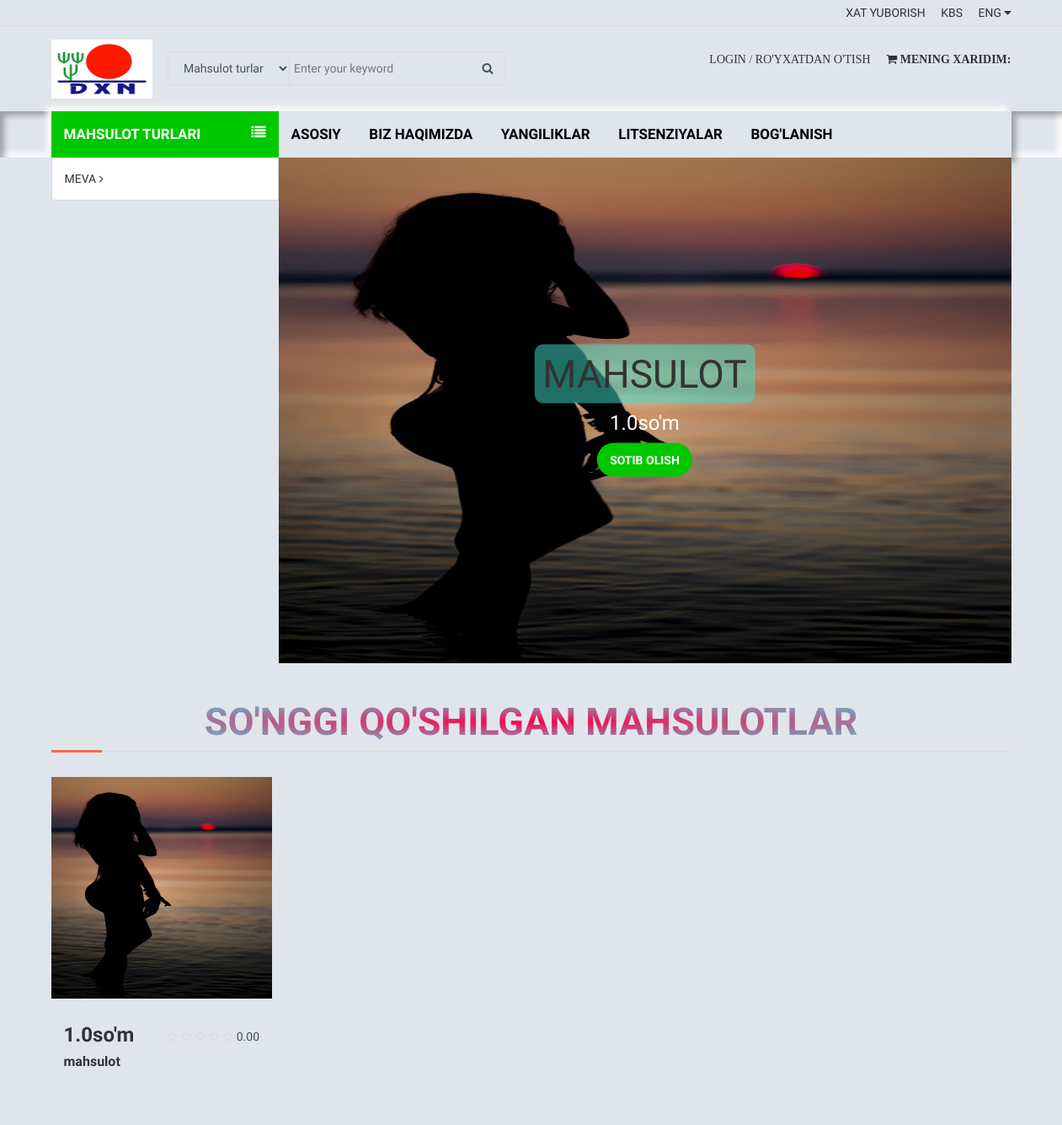
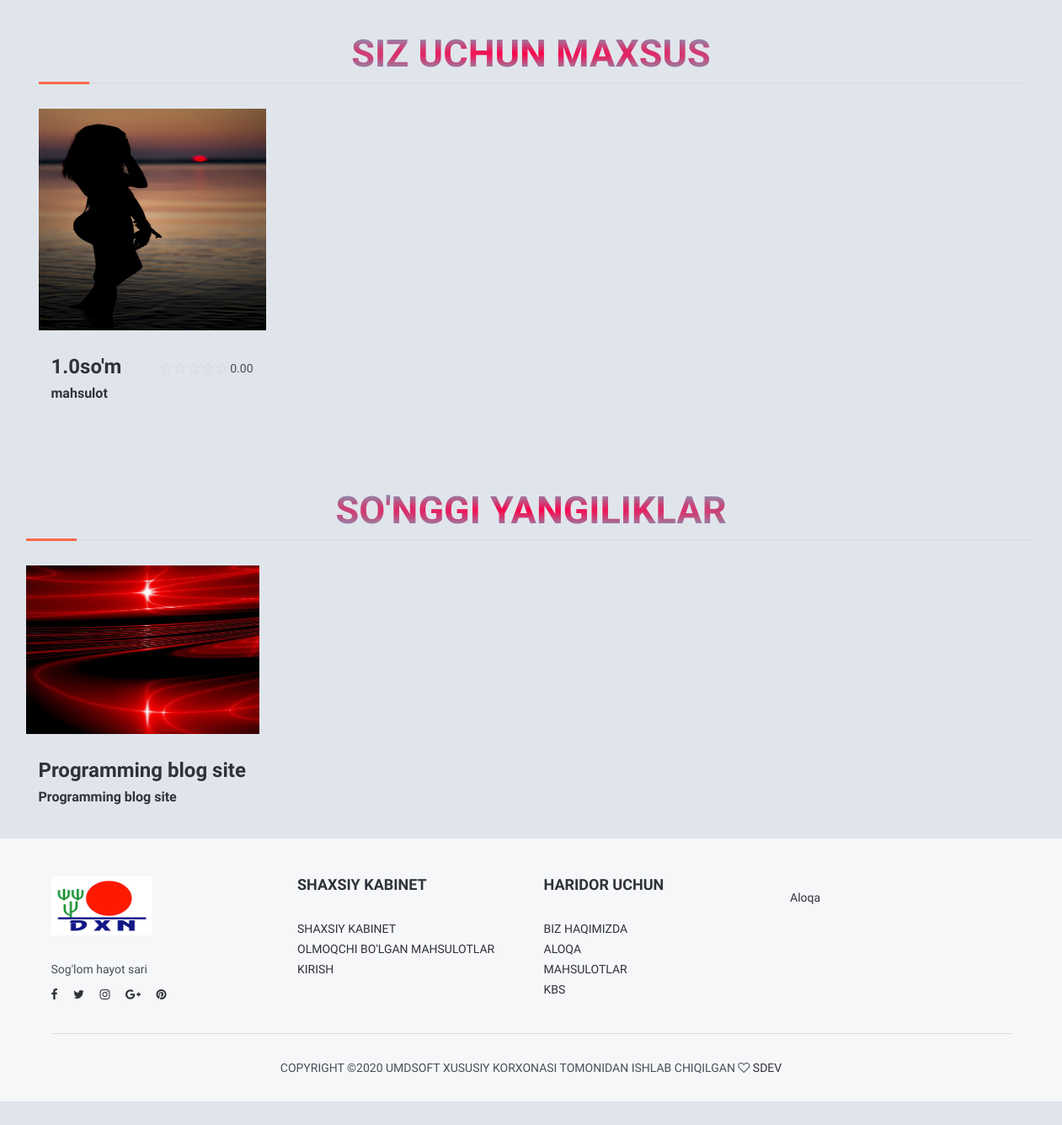
The page / on the database its author committed (2 pictures, top to bottom).
### product/models.py (models this page shows, shortened)
class Category(models.Model):
    title = models.CharField(max_length=222,unique=True)
    keywords = models.CharField(max_length=255, unique=True)
    slug = models.SlugField(null=False, unique=True)
    description = models.CharField(max_length=255,blank=True)
    image = models.ImageField(upload_to='images/',blank=True)
    create_at=models.DateTimeField(auto_now_add=True)
    update_at=models.DateTimeField(auto_now=True)

class Product(models.Model):
    STATUS = (
        ('True', 'Mavjud'),
        ('False', 'Mavjud emas'),
    )
    category = models.ForeignKey(Category, on_delete=models.CASCADE)
    title = models.CharField(max_length=222,unique=True)
    keywords = models.CharField(max_length=222, unique=True)
    description = models.TextField(blank=True)
    image = models.ImageField(upload_to='images/', blank=True)
    price = models.FloatField()
    amount = models.IntegerField()
    minamount = models.IntegerField()
    detail=RichTextUploadingField()
    slug = models.SlugField(null=False, unique=True)
    status = models.CharField(max_length=10,choices=STATUS)
    create_at = models.DateTimeField(auto_now_add=True)
    update_at = models.DateTimeField(auto_now=True)
    class Meta:
        verbose_name = 'product'
        verbose_name_plural = 'products'
    def image_tag(self):
        return mark_safe('<img src="{}" height="50">'.format(self.image.url))
    image_tag.short_description='Image'
    def avaregereview(self):
        reviews = Comment.objects.filter(product=self, status='True').aggregate(avarage=Avg('rate'))
        avg=0
        if reviews["avarage"] is not None:
            avg=float(reviews["avarage"])
        return avg

### home/models.py (models this page shows, shortened)
class Post(models.Model):
    title = models.CharField(max_length=255)
    description = models.TextField()
    detail = RichTextUploadingField()
    image = models.ImageField(upload_to='images/')
    author = models.CharField(max_length=255)
    create_at = models.DateTimeField(auto_now_add=True)
    update_at = models.DateTimeField(auto_now=True)

### home/views.py (the view)
# urls.py: path('', views.index, name='index'),
def index(request):
    setting = Setting.objects.all()
    category = Category.objects.all()
    lic = License.objects.all()
    post = Post.objects.all()
    products_slider = Product.objects.all().order_by('id')[:4]  #firs 4 products
    products_latest = Product.objects.all().order_by('-id')[:4] #last 4 product
    products_picked = Product.objects.all().order_by('?')[:4]   #Random selected 4 product
    page = "home"
    context = {
        'setting': setting,
        'page':page,
        'products_slider':products_slider,
        'products_latest': products_latest,
        'products_picked': products_picked,
        'category':category,
        'post':post,
        'lic':lic,
    }
    return render(request, 'index.html',context)

### home/templates/index.html (shortened to what this page needs)
{% extends 'homebase.html'%}
{% load static %}
{% block sidebar %}{% include 'sidebar.html' %} {% endblock %}
{% block slider %}{% include 'slider.html' %} {% endblock %}
{% block body %}{% include 'content.html' %} {% endblock %}
{% block foot %}{% include 'footer.html' %} {% endblock %}

### home/templates/sidebar.html (shortened to what this page needs)
    {% load static %}
        <div id="navigation">
            <div class="container">
                <div id="responsive-nav">
                    {% if page %}
                        <div class="category-nav">
                    {% else %}
                        <div class="category-nav show-on-click">
                    {% endif %}
                        <span class="category-header">Mahsulot turlari<i class="fa fa-list"></i></span>
                    <ul class="category-list">
                        {% for rs in category %}
                            <li class="dropdown side-dropdown">
                                <a href="/category/{{ rs.id }}/{{ rs.slug }}" >  {{ rs.title }} <i class="fa fa-angle-right"></i></a>
                            </li>
                        {% endfor %}
                        </ul>
                    </div>
                    <div class="menu-nav">
                        <ul class="menu-list">
                            <li><a href="/">Asosiy</a></li>
                            <li><a href="/about">Biz haqimizda</a></li>
                            <li><a href="/post">Yangiliklar</a></li>
                            <li><a href="/lic">Litsenziyalar</a></li>
                            <li><a href="/contact">Bog'lanish</a></li>
                        </ul>
                    </div>
                </div>
            </div>
        </div>

### home/templates/slider.html
{% load static %}
	<div id="home">
		<div class="container">
			<div class="home-wrap">
				<div id="home-slick">
                    {% for rs in products_slider %}
					<div class="banner banner-1">
						<img src="{{ rs.image.url }}" alt="" style="height: 550px">
						<div class="banner-caption text-center">
							<h1>{{ rs.title }}</h1>
							<h3 class="white-color font-weak">{{ rs.price}}so'm</h3>
							<a href="/product/{{ rs.id }}/{{ rs.slug }}" class="primary-btn">Sotib olish</a>
						</div>
					</div>
                     {% endfor %}
				</div>
			</div>
		</div>
	</div>

### home/templates/content.html (shortened to what this page needs)
{% load static %}
	<div class="section">
		<div class="container">
			<div class="row">
				<div class="col-md-12">
					<div class="section-title">
						<h2 class="title" style="width:100%;text-align: center">So'nggi qo'shilgan mahsulotlar</h2>
					</div>
				</div>
                {% for rs in products_latest %}
				<div class="col-md-3 col-sm-6 col-xs-6">
					<div class="product product-single">
						<div class="product-thumb">
							<img src="{{ rs.image.url }}" alt="">
						</div>
						<div class="product-body">
							<h3 class="product-price">{{rs.price}}so'm</h3>
						        <div class="product-rating">
                                    <i class="fa fa-star{% if rs.avaregereview < 1%}-o empty{% endif%}"></i>
                                    <i class="fa fa-star{% if rs.avaregereview < 2%}-o empty{% endif%}"></i>
                                    <i class="fa fa-star{% if rs.avaregereview < 3%}-o empty{% endif%}"></i>
                                    <i class="fa fa-star{% if rs.avaregereview < 4%}-o empty{% endif%}"></i>
                                    <i class="fa fa-star{% if rs.avaregereview < 5%}-o empty{% endif%}"></i>
                                    {{ rs.avaregereview |stringformat:".2f"}}
                                </div>
							<h2 class="product-name"><a href="#">{{ rs.title }}</a></h2>
						</div>
					</div>
				</div>
                {% endfor %}
			<div class="row">
				<div class="col-md-12">
					<div class="section-title">
						<h2 class="title" style="width:100%;text-align: center">Siz uchun maxsus</h2>
					</div>
				</div>
                {% for rs in products_picked %}
				<div class="col-md-3 col-sm-6 col-xs-6">
					<div class="product product-single">
						<div class="product-thumb">
							<img src="{{ rs.image.url }}" alt="">
						</div>
						<div class="product-body">
							<h3 class="product-price">{{rs.price}}so'm</h3>
							   <div class="product-rating">
                                    <i class="fa fa-star{% if rs.avaregereview < 1%}-o empty{% endif%}"></i>
                                    <i class="fa fa-star{% if rs.avaregereview < 2%}-o empty{% endif%}"></i>
                                    <i class="fa fa-star{% if rs.avaregereview < 3%}-o empty{% endif%}"></i>
                                    <i class="fa fa-star{% if rs.avaregereview < 4%}-o empty{% endif%}"></i>
                                    <i class="fa fa-star{% if rs.avaregereview < 5%}-o empty{% endif%}"></i>
                                    {{ rs.avaregereview |stringformat:".2f"}}
                                </div>
							<h2 class="product-name"><a href="#">{{ rs.title }}</a></h2>
						</div>
					</div>
				</div>
                {% endfor %}
            <div class="row">
				<div class="col-md-12">
					<div class="section-title">
						<h2 class="title" style="width:100%;text-align: center">So'nggi yangiliklar</h2>
					</div>
				</div>
   {% for rs in post %}
				<div class="col-md-3 col-sm-6 col-xs-6">
					<div class="product product-single">
						<div class="product-thumb">
							<img src="{{ rs.image.url }}"  style="height: 200px" alt="">
						</div>
						<div class="product-body">
							<h3 class="product-price">{{rs.title}}</h3>
							<h2 class="product-name"><a href="/post/{{ rs.id }}">{{ rs.title }}</a></h2>
						</div>
					</div>
				</div>
                {% endfor %}
</div>
            </div>
        </div>
    </div>

### home/static/css/style.css (style rules this page uses)
body { font-family: 'Hind', sans-serif; color: #4A4E5A; overflow-x: hidden; background: #E0E5EC; outline: none; }
h1, h2, h3, h4, h5, h6 { color: #30323A; margin: 0 0 10px; font-weight: 700; }
a { color: #30323A; -webkit-transition: 0.3s color; transition: 0.3s color; }
.white-color { color: #FFF; }
.font-weak { font-weight: 400; }
ul, ol { margin: 0; padding: 0; list-style: none }
.main-btn, .primary-btn { display: inline-block; padding: 10px 15px; text-transform: uppercase; font-weight: 700; border: none; -webkit-transition: 0.3s all; transition: 0.3s all; }
.primary-btn { color: #FFF; background-color: #F8694A; }
.section { padding-top: 30px; padding-bottom: 30px; }
.section-title { position: relative; margin-bottom: 15px; margin-top: 15px; border-bottom: 1px solid #DADADA; }
.section-title .title { display: inline-block; text-transform: uppercase; }
.section-title:after { content: ""; position: absolute; left: 0; bottom: -1.5px; height: 3px; width: 60px; background-color: #F8694A; }
#navigation { background-color: #30323A; }
#navigation .container { position: relative; }
.category-nav { float: left; width: 270px; }
.category-nav .category-header { padding: 15px; display: block; text-transform: uppercase; background: #F8694A; color: #FFF; font-weight: 700; }
.category-nav .category-header>i { float: right; line-height: 20px; }
.category-nav .category-list { position: absolute; width: 270px; background-color: #FFF; border-left: 1px solid #DADADA; border-right: 1px solid #DADADA; border-bottom: 1px solid #DADADA; z-index: 50; -webkit-transition: 0.3s all; transition: 0.3s all; }
.category-nav .category-list>li>a { display: block; padding: 15px; text-transform: uppercase; }
.menu-nav .menu-list>li { display: inline-block; }
.menu-nav .menu-list>li>a { display: block; padding: 15px; text-transform: uppercase; }
.banner { display: block; position: relative; margin-top: 15px; margin-bottom: 15px; }
.banner>img { width: 100%; }
.banner.banner-1 .banner-caption { position: absolute; top: 50%; left: 50%; -webkit-transform: translate(-50%, -50%); -ms-transform: translate(-50%, -50%); transform: translate(-50%, -50%); }
.banner h1 { font-size: 46px; text-transform: uppercase; }
#home .home-wrap { margin-left: 270px; }
#home-slick .banner { margin: 0px; }
.product .product-rating { display: inline-block; }
.product .product-rating>i { color: #FFB656; }
.product .product-rating>i.empty { color: #DADADA; }
.product.product-single { margin-top: 15px; margin-bottom: 15px; -webkit-transition: 0.3s all; transition: 0.3s all; }
.product.product-single .product-thumb { position: relative; margin-bottom: 15px; }
.product.product-single .product-thumb>img { width: 100%; }
.product.product-single .product-thumb:after { content: ""; position: absolute; top: 0; left: 0; right: 0; bottom: 0; background-color: #FFF; opacity: 0; visibility: hidden; z-index: 0; -webkit-transition: 0.3s all; transition: 0.3s all; }
.product.product-single .product-body { padding: 15px; }
.product.product-single .product-price { display: inline-block; }
.product.product-single .product-rating { float: right; margin-top: 5px; }
.product.product-single .product-name { font-size: 16px; }
#navigation { background: #E0E5EC; box-shadow: inset 5px 5px 7px #00000050, inset -5px -5px 7px #ffffff; }
.menu-list { background: #E0E5EC; box-shadow: 5px 5px 7px #00000050, -5px -5px 7px #ffffff; }
.menu-list > li > a { color: black; font-family: 'Didact Gothic'; font-weight: bold; font-size: 17px; transition: all .3s; }
.menu-list > li { transition: .5s; }
.category-nav .category-header { background: rgb(0, 200, 0); font-family: 'Didact Gothic'; font-weight: bold; font-size: 17px; }
.banner h1 { font-family: 'Sansita Swashed'; background: rgba(64, 224, 208, .5); padding: 10px; border-radius: 10px; color: #333333; font-weight: 500; }
.primary-btn { border-radius: 50px; background: rgb(0, 200, 0); }
.title { font-family: 'Tillana'; font-size: 45px; background: radial-gradient( #ff0048ff, #00ffffc2); -webkit-text-fill-color: transparent; -webkit-background-clip: text; }
.product-thumb > img { height: 262.5px; transition: .3s; }
.banner img { height: 600px !important; }

### rows shown on the page
Category: title "MEVA"
Product: image (picture), title "MAHSULOT", price "1.0", avaregereview "0.00", title "mahsulot"
Post: image (picture), title "Programming blog site"
